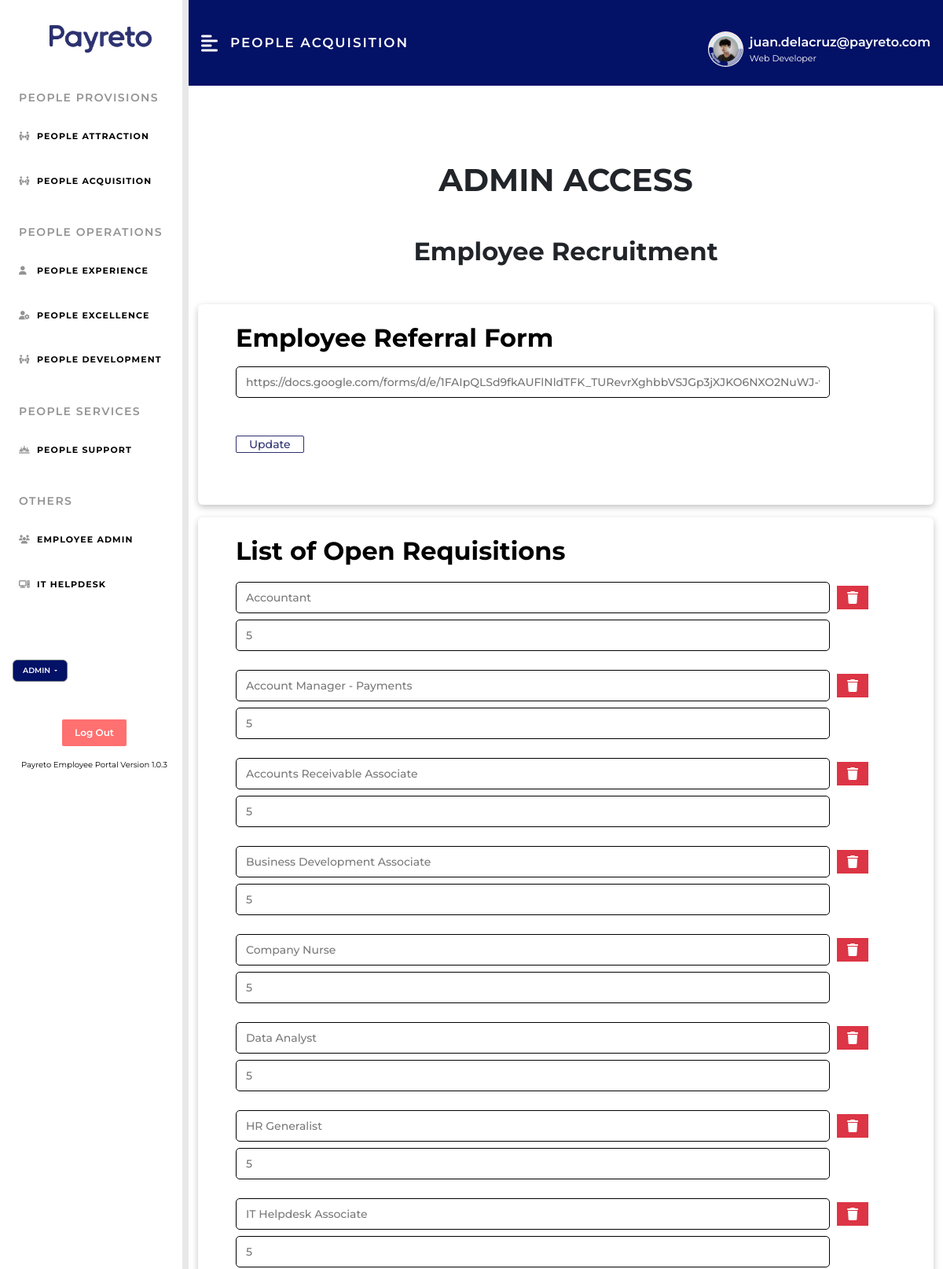
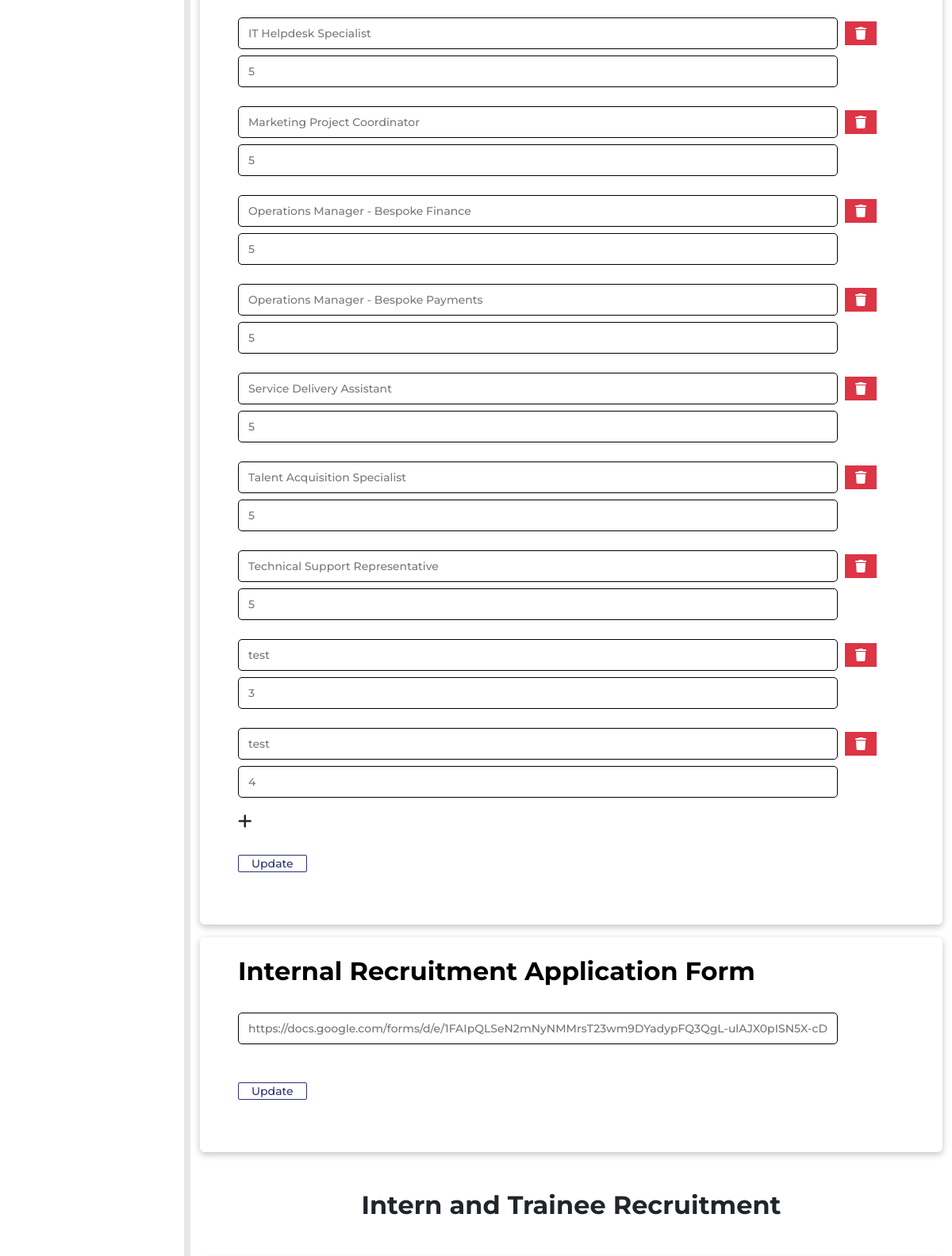
Screenshot of /admin/p_acquisition/content/pacq_admin.php (signed in, upper part) with the database file from the repository (2 pictures, top to bottom).
### tables this page shows
CREATE TABLE `open_requisitions` (
  `r_id` int(50) NOT NULL,
  `r_pos` varchar(255) NOT NULL,
  `r_num` int(2) NOT NULL
);

### admin/p_acquisition/content/pacq_admin.php (the view, shortened to what this page needs)
<?php
if (session_status() === PHP_SESSION_NONE) {
    include '../../../includes/plugins.php';
}
?>
<!DOCTYPE html>
<html lang="en">
<head>
    <link rel="stylesheet" href="../../../assets/css/dashboard_styles.css">
    <link rel="stylesheet" href="../assets/css/p_acquisition_styles.css">
</head>
<?php
$sql = "SELECT * FROM p_acquisition";
$result = mysqli_query($conn, $sql);
$i = 0;
$link = array();
foreach ($result as $key => $value) {
    $link[$i] = $value["link"];
    $i++;
}
$e_referral = @$link[1];
$recruitment = @$link[4];
?>
<body>
    <div class="d-flex" id="wrapper">
        <?php include "../../../includes/sidebar_admin.php"; ?>
        <div id="page-content-wrapper">
            <nav class="heading-payreto navbar navbar-expand-lg navbar-light py-3 px-3">
                <div class="d-flex align-items-center header-text">
                    <i class="fas fa-align-left tertiary-text fs-4 me-3" id="menu-toggle"></i>
                    <h4 class="m-0">PEOPLE ACQUISITION</h4>
                </div>
                <?php include "../../../includes/header.php"; ?>
            </nav>
            <div class="w-100">
                <div class="w-100 py-5">
                    <div class="container">
                        <h1 class="card-heading my-5 text-uppercase text-center">ADMIN ACCESS</h1>
                        <h2 class="card-heading my-5 text-center">Employee Recruitment</h2>
                        <div class="card my-3 py-3 px-5">
                            <form class="acct-form" action="pacq_edit.php" method="post">
                                <h2 class="card-heading mt-2 mb-3">Employee Referral Form</h2>
                                <div class="g-forms my-3">
                                    <input type="text" id="e_referral" name="e_referral" placeholder="<?php if (!empty($e_referral)) {
                                                                                                            echo $e_referral;
                                                                                                        } else {
                                                                                                            echo 'Link';
                                                                                                        } ?>">
                                </div>
                                <div class="submitbtn">
                                    <input type="submit" value="Update" name="u_e_referral">
                                </div>
                            </form>
                        </div>
                        <div class="card my-3 py-3 px-5">
                            <form class="acct-form" action="pacq_edit.php" method="post">
                                <h2 class="card-heading mt-2 mb-3">List of Open Requisitions</h2>
                                <div class="info-1">
                                    <?php
                                    $sql = "SELECT * FROM open_requisitions";
                                    $result = mysqli_query($conn, $sql);
                                    $row = mysqli_fetch_all($result, MYSQLI_ASSOC);
                                    $j = 1;
                                    foreach ($row as $key => $value) : ?>
                                        <div class="g-forms my-3">
                                            <div class="col-12">
                                                <input class="my-1" type="text" id="<?php echo 'r_pos' . $j ?>" name="<?php echo 'r_pos' . $j ?>" value="<?php echo html_entity_decode($value["r_pos"]); ?>" placeholder="Position">
                                                <a type="button" href="<?php echo "../../deleteContent/delete.php?r_id=" . $value['r_id'] . "&delname=Deleted Position: " . $value["r_pos"]; ?>" class="btn btn-danger mx-1 rounded-0" data-bs-toggle="tooltip" data-bs-placement="bottom" title="Delete"><i class="fa-solid fa-trash"></i></a>
                                            </div>
                                            <input class="my-1" type="number" id="<?php echo 'r_num' . $j ?>" name="<?php echo 'r_num' . $j ?>" value="<?php echo $value["r_num"] ?>" placeholder="Number" maxlength="2">
                                        </div>
                                    <?php $j++;
                                    endforeach ?>
                                </div>
                                <div id="contain4">
                                    <a style='cursor:pointer' id="addrowR" onclick="addFieldsR()"><i class="fa-solid fa-plus text-dark fs-5"></i> </a>
                                </div>
                                <div class="submitbtn">
                                    <input type="submit" value="Update" id="click-update" name="u_requisitions">
                                </div>
                            </form>
                        </div>
                        <div class="card my-3 py-3 px-5">
                            <h2 class="card-heading mt-2 mb-3">Internal Recruitment Application Form</h2>
                            <form class="acct-form" action="pacq_edit.php" method="post">
                                <div class="g-forms my-3">
                                    <input type="text" id="recruitment" name="recruitment" placeholder="<?php if (!empty($recruitment)) {
                                                                                                            echo $recruitment;
                                                                                                        } else {
                                                                                                            echo 'Link';
                                                                                                        } ?>">
                                </div>
                                <div class="submitbtn">
                                    <input type="submit" value="Update" name="u_recruitment">
                                </div>
                            </form>
                        </div>
                        <h2 class="card-heading my-5 text-center">Intern and Trainee Recruitment</h2>
                    </div>
                </div>
            </div>
        </div>
    </div>
</body>
</html>

### assets/css/dashboard_styles.css (style rules this page uses)
* { font-family: 'Montserrat', sans-serif; transition: opacity 0.4s; }
:root { --main-bg-color: #009d63; --main-text-color: #FFFFFF; --second-text-color: #FFFFFF; --second-bg-color: #c1efde; }
.tertiary-text { color: var(--main-text-color); }
.heading-payreto { padding: 3rem 0 3rem 0; background-color: #031166; }
.header-text h4 { font-size: clamp(1em, 1.4vw, 3em); font-weight: 600; letter-spacing: 2px; color: #FFFFFF; text-transform: uppercase; }
#wrapper { overflow-x: hidden; background-color: #FFFFFF; }
#page-content-wrapper { min-width: 100vw; }
#menu-toggle { cursor: pointer; }
@media (min-width: 768px) { #page-content-wrapper { min-width: 0; width: 100%; } }

### admin/p_acquisition/assets/css/p_acquisition_styles.css (style rules this page uses)
.container a { text-decoration: none; }
.card-heading { font-weight: 700; }
.card { font-size: 1.5vw; font-weight: 600; color: #000000; text-decoration: none; line-height: 1.5vh; box-shadow: rgba(0, 0, 0, 0.24) 0px 3px 8px; border: none; }
input[type="text"], input[type="password"], input[type="number"] { font-family: 'Montserrat', sans-serif; font-weight: 500; font-size: 14px; width: 90%; height: 40px; -webkit-box-sizing: border-box; -moz-box-sizing: border-box; box-sizing: border-box; padding: 8px 12px; display: inline-block; border: none; border: 1px solid #000000; border-radius: 5px; color: #7a7a7a; }
.submitbtn input[type="submit"], .submitbtn button { margin: 2rem 0; font-family: 'Montserrat', sans-serif; border-radius: 2px; text-decoration: none; background-color: #FFFFFF; border: 1px solid #2C316F; color: #2C316F; align-items: center; padding: 0.25rem 1rem; font-size: 14px; font-weight: 500; vertical-align: middle; }

### rows the page displays
open_requisitions: r_pos "Accountant", r_num "5"
open_requisitions: r_pos "Account Manager - Payments", r_num "5"
open_requisitions: r_pos "Accounts Receivable Associate", r_num "5"
open_requisitions: r_pos "Business Development Associate", r_num "5"
open_requisitions: r_pos "Company Nurse", r_num "5"
open_requisitions: r_pos "Data Analyst", r_num "5"
open_requisitions: r_pos "HR Generalist", r_num "5"
open_requisitions: r_pos "IT Helpdesk Associate", r_num "5"
open_requisitions: r_pos "IT Helpdesk Specialist", r_num "5"
open_requisitions: r_pos "Marketing Project Coordinator", r_num "5"
open_requisitions: r_pos "Operations Manager - Bespoke Finance", r_num "5"
open_requisitions: r_pos "Operations Manager - Bespoke Payments", r_num "5"
open_requisitions: r_pos "Service Delivery Assistant", r_num "5"
open_requisitions: r_pos "Talent Acquisition Specialist", r_num "5"
open_requisitions: r_pos "Technical Support Representative", r_num "5"
open_requisitions: r_pos "test", r_num "3"
open_requisitions: r_pos "test", r_num "4"

### other values shown
$version_num "1.0.3"
